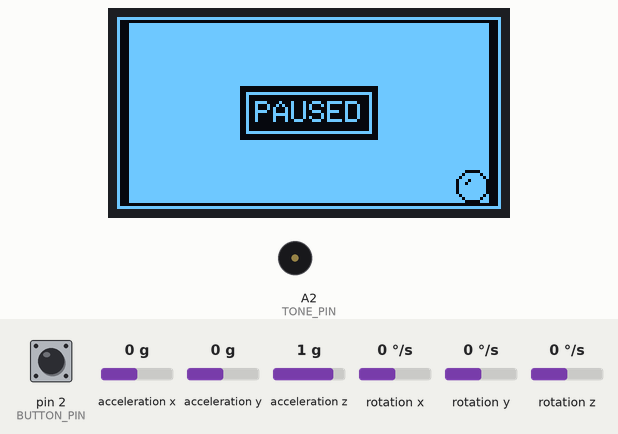
Simulated run of this program. Board: Arduino Uno, built with avr-gcc and run on an emulated ATmega328P. Parts: 128×64 one-colour display, buzzer (waves = sounding). The inputs (shaded band) are chosen by the test bench; at power-on: pin 2 (BUTTON_PIN) HIGH, acceleration z 1 g, acceleration x 0 g, acceleration y 0 g, rotation x 0 °/s, rotation y 0 °/s, rotation z 0 °/s. The display library's start-up logo is not drawn; random numbers use the default seed unless the program sets one.

Above: at 1.2 s.
1.3 s: pin 2 (BUTTON_PIN) pulled LOW for 0.15 s
At 1.68 s:
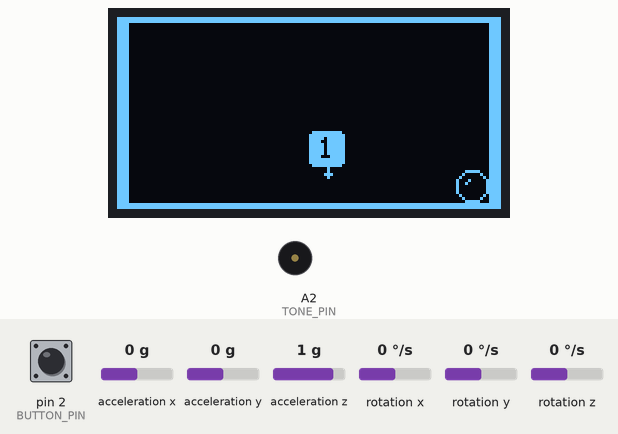
2.0 s: acceleration z set to -0.8 g
At 2.93 s:
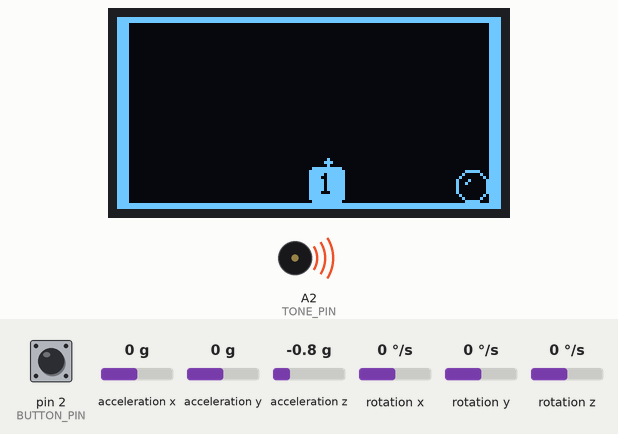
3.6 s: pin 2 (BUTTON_PIN) pulled LOW for 1 s
At 5.8 s:
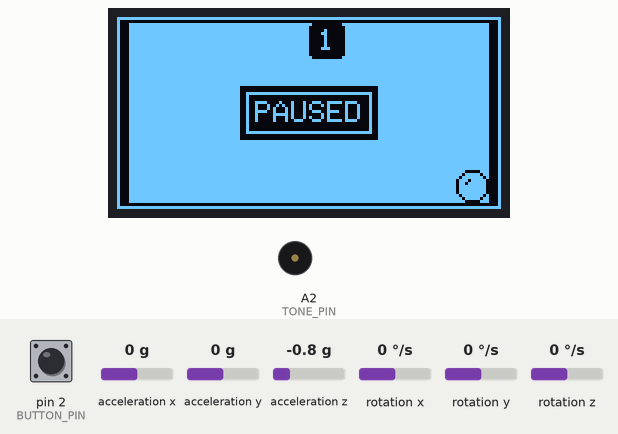
6.1 s: pin 2 (BUTTON_PIN) pulled LOW for 3.2 s
At 9.61 s:
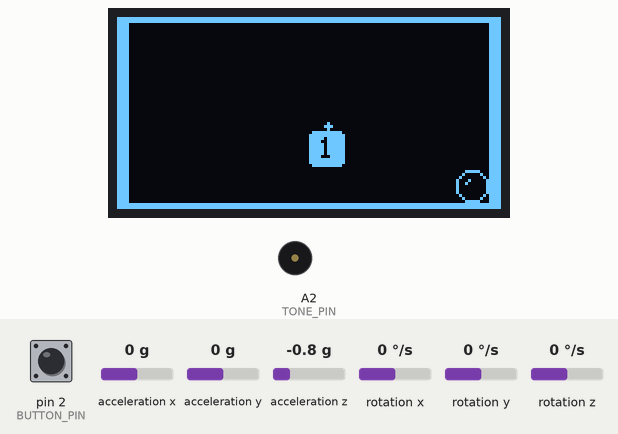
9.9 s: pin 2 (BUTTON_PIN) pulled LOW for 0.15 s
At 10.7 s:
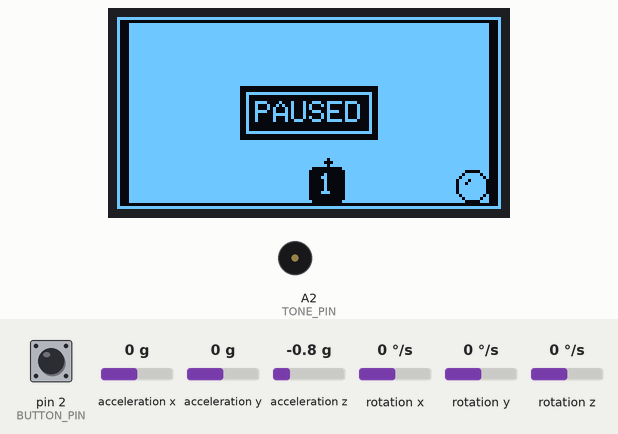
11.6 s: pin 2 (BUTTON_PIN) pulled LOW for 3.2 s
At 15.26 s:
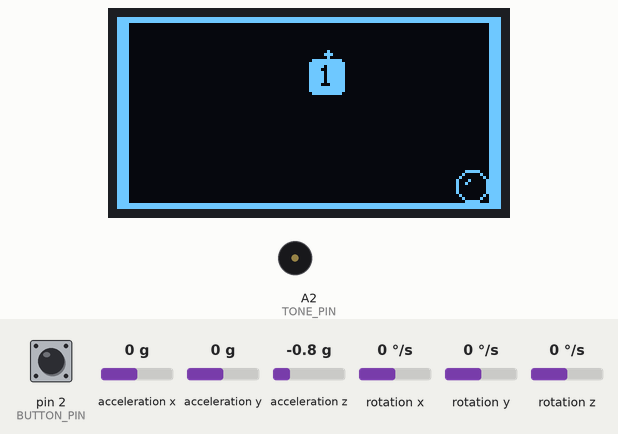
Timing chart, 0 to 16.4 s (numbered marks = the images above; inputs shaded):
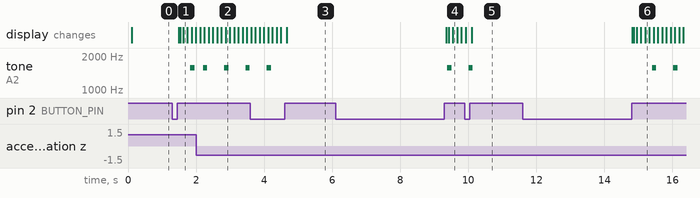

Measured:
- after the input at 1.3 s, tone on A2 (TONE_PIN): silent → 1568 Hz after 0.53 s, → silent 0.13 s later; the display: first changes after 0.19 s (image 1 shows a later state)
- after the input at 6.1 s, tone on A2 (TONE_PIN): silent → 1568 Hz after 3.3 s, → silent 0.13 s later; the display: first changes after 3.2 s (image 4 shows a later state)
- after the input at 11.6 s, tone on A2 (TONE_PIN): alternates 1568 Hz for 0.12 s and silent for 0.50 s, starting after 3.8 s; the display: first changes after 3.2 s (image 6 shows a later state)

The program:

main.cpp
```cpp
#include <Arduino.h>
#include "SnakeGame.h"
#include "pins.h"

RboyGame* pGame = NULL;

void setup() {
#ifdef DEBUG
  Serial.begin(9600);
#endif
  pGame = new SnakeGame();
  pGame->set_coordiation_direction(CD_DXLYBZ);
  pGame->attach_button(BUTTON_PIN);
  pGame->attach_tone(TONE_PIN);
  pGame->initialize();
}

void loop() {
  pGame->loop();
}
```

SnakeGame.h
```cpp
#ifndef __SNAKE_GAME_H
#define __SNAKE_GAME_H

#include "RboyGame.h"

class SnakeGame : public RboyGame {
private:
  const static uint8_t LEN = 50;
  uint8_t body[LEN] = {0};
  uint8_t body_len = 1;
  int8_t head_index = 0;

  uint8_t size;

  // // the values are 256 times of the real values
  // int16_t xh256t;
  // int16_t yh256t;
  uint8_t speed;
  uint8_t direction;
  unsigned long duration;

  int8_t x0;
  int8_t y0;

  uint8_t apple;

  volatile bool running = false;
  volatile bool over = false;

  uint8_t tm;

  uint8_t index(int8_t i);
  uint8_t random_position();
  void restart(bool pause);
  bool move(int16_t ax, int16_t ay, int16_t az, int16_t gx, int16_t gy, int16_t gz, unsigned long interval);
  void drop_apple();
  bool is_in_body(uint8_t data, uint8_t from=0);
  bool is_apple_aten(bool only_head=true);
  void get_speed_direction(int16_t ax, int16_t ay);
  bool is_dead();
  void draw();
  void draw_win();
  void draw_message();

protected:
  void post_init();
  void handle_button();
  void draw_frame(int16_t ax, int16_t ay, int16_t az, int16_t gx, int16_t gy, int16_t gz, unsigned long interval);
};

#endif
```

SnakeGame.cpp
```cpp
#include "SnakeGame.h"
#include "pitches.h"
#include <math.h>

// snake will not stop if defined KEEP_MOVING
#define _KEEP_MOVING
// snake will walk through the border if defined NO_BORDER
#define NO_BORDER
// snake cannot turn back, which means it will not die because of turning back if defined NO_BACK
#define NO_BACK

#define CELLW       12
#define CELLH       12

#define N_SPEED     1
#define H_SPEED     4
#define N_THRES     (M_PI / 12)
#define H_THRES     (M_PI / 6)
#define MOVE_THRES  1000000L

#define X(d)        ((int8_t)((d) >> 4))
#define Y(d)        ((int8_t)((d) & 0xf))
#define D(x, y)     ((uint8_t)(((x) << 4) | ((y) & 0xf)))
#define DATA(x, y)  D((x) / CELLW, (y) / CELLH)
#define CX(d)       (X(d) * CELLW)
#define CY(d)       (Y(d) * CELLH)

#define LEVEL_LEN 5

// melodies
const uint16_t win_freqs[] PROGMEM = { NOTE_G4, 5, NOTE_G4, 5, NOTE_G4, 5, NOTE_G4, NOTE_E4, NOTE_A4, NOTE_G4, END_TONE };
const uint16_t win_duratinos[] PROGMEM = {300, 1, 10, 1, 10, 1, 100, 100, 100, 300};
const uint16_t lose_freqs[] PROGMEM = { NOTE_G2, NOTE_F2, NOTE_E2, NOTE_D2, NOTE_C2, END_TONE };
const uint16_t lose_durations[] PROGMEM = { 400, 400, 400, 400, 400 };
const uint16_t lup_freqs[] PROGMEM = { NOTE_C4, NOTE_E4, NOTE_G4, NOTE_C5, END_TONE };
const uint16_t lup_durations[] PROGMEM = {10, 10, 10, 50};
const uint16_t eat_freqs[] PROGMEM = { NOTE_G3, NOTE_D3, END_TONE };
const uint16_t eat_durations[] PROGMEM = {100, 100};
const uint16_t through_freqs[] PROGMEM = {NOTE_G6, END_TONE};
const uint16_t through_durations[] PROGMEM = {50};

void SnakeGame::handle_button() {
  running = !running;
}

void SnakeGame::post_init() {
  randomSeed(analogRead(0));
  size = D(LCDW / CELLW, LCDH / CELLH);
  x0 = (LCDW % CELLW) >> 1;
  y0 = (LCDH % CELLH) >> 1;
  set_frame_rate(10);
  display.setTextWrap(false);

  tm = D((CELLW >> 1) - FONTW, (CELLH - FONTH) >> 1);
  restart(true);
}

uint8_t SnakeGame::random_position() {
  return D(random(X(size)), random(Y(size)));
}

void SnakeGame::restart(bool pause) {
  over = false;
  running = !pause;
  // xh256t = ((LCDW >> 2) + random(LCDW >> 1)) << 8;
  // yh256t = ((LCDH >> 2) + random(LCDH >> 1)) << 8;
  body_len = 1;
  head_index = 0;
  body[head_index] = D(X(size) >> 1, Y(size) >> 1);
  duration = 0;
  direction = random(4);
#ifdef KEEP_MOVING
  speed = N_SPEED;
#else
  speed = 0;
#endif
  drop_apple();
  if (Serial) {
    Serial.println(F("rs"));
    Serial.println(head_index);
    Serial.println(apple);
    Serial.println(size, HEX);
  }
}

uint8_t SnakeGame::index(int8_t i) {
  for (; i < 0; i+= LEN);
  for (; i >= LEN; i -= LEN);
  return i;
}

void SnakeGame::drop_apple() {
  if (body_len < LEN) {
    do {
      apple = random_position();
    } while(is_apple_aten(false));
  } else {
    // if there are full of snake, no place for apple.
    apple = D(-1, -1);
  }
}

bool SnakeGame::is_in_body(uint8_t data, uint8_t from) {
  uint8_t l = body_len;
  if (l == 2) {
    l = 3;
  }
  for (uint8_t i = from; i < l; i++) {
    uint8_t ii = index(head_index - i);
    if (body[ii] == data) {
      return true;
    }
  }
  return false;
}

bool SnakeGame::is_apple_aten(bool only_head) {
  return only_head ? body[head_index] == apple : is_in_body(apple);
}

void SnakeGame::get_speed_direction(int16_t ax, int16_t ay) {
  int16_t a = max(abs(ax), abs(ay));
  double rad = abs(asin(a / (double)0x4000));
  if (rad > N_THRES) {
    uint8_t t_direction = direction;
    if (abs(ax) > abs(ay)) {
      t_direction = ax > 0 ? 0b10 : 0b00;
    } else {
      t_direction = ay > 0 ? 0b11 : 0b01;
    }
    bool turning_back = false;
#ifdef NO_BACK
    if (body_len > 1) {
      uint8_t head = body[head_index];
      uint8_t neck = body[index(head_index - 1)];
      int8_t dx = X(head) - X(neck);
#ifdef NO_BORDER
      if (abs(dx) > 1) {
        dx = -dx;
      }
#endif
      int8_t dy = Y(head) - Y(neck);
#ifdef NO_BORDER
      if (abs(dy) > 1) {
        dy = -dy;
      }
#endif
      uint8_t d = (dy != 0) | (((dy > 0) | (dx > 0)) << 1);
      if (~((t_direction & 1) ^ (d & 1)) & ((t_direction >> 1) ^ (d >> 1))) {
        // longer than 1 and want turn back? no! restore the original direction
        tone(NOTE_A6, 5);
        t_direction = direction;
        turning_back = true;
      }
    }
#endif
    if (!turning_back) {
      direction = t_direction;
      speed = N_SPEED;
      if (rad > H_THRES) {
        speed = H_SPEED;
      }
    }
#ifndef KEEP_MOVING
  } else {
    speed = 0;
#endif
  }
}

bool SnakeGame::move(int16_t ax, int16_t ay, int16_t az, int16_t gx, int16_t gy, int16_t gz, unsigned long interval) {
  get_speed_direction(-ax, ay);
  bool moved = false;
  duration += interval;
  if (speed * duration > MOVE_THRES) {
    uint8_t data = body[head_index];
#ifdef NO_BORDER
    bool through = false;
#endif
    if (direction & 1) {
      // vertical
      int8_t y = Y(data) + ((direction >> 1) ? 1 : -1);
#ifdef NO_BORDER
      if (y < 0) {
        y = Y(size) - 1;
        through = true;
      }
      if (y >= Y(size)) {
        y = 0;
        through = true;
      }
#endif
      data = D(X(data), y);
    } else {
      // horizontal
      int8_t x = X(data) + ((direction >> 1) ? 1 : -1);
#ifdef NO_BORDER
      if (x < 0) {
        x = X(size) - 1;
        through = true;
      }
      if (x >= X(size)) {
        x = 0;
        through = true;
      }
#endif
      data = D(x, Y(data));
    }
#ifdef NO_BORDER
    if (through) {
      this->play_tones(through_freqs, through_durations, false);
    }
#endif
    head_index = index(head_index + 1);
    body[head_index] = data;
    moved = true;
    duration = 0;
  }

  return moved;
}

bool SnakeGame::is_dead() {
  int8_t x = X(body[head_index]);
  int8_t y = Y(body[head_index]);
  return x < 0 || x >= X(size) || y < 0 || y >= Y(size) || is_in_body(body[head_index], 1);
}

void SnakeGame::draw() {
  display.invertDisplay(!running);
  // draw walls
  display.fillRect(0, 0, LCDW, y0, WHITE);
  display.fillRect(0, 0, x0, LCDH, WHITE);
  display.fillRect(LCDW - x0, 0, x0, LCDH, WHITE);
  display.fillRect(0, LCDH - y0, LCDW, y0, WHITE);

  // draw direction
  uint8_t xd0 = CX(body[head_index]) + x0 + (CELLW >> 1);
  uint8_t yd0 = CY(body[head_index]) + y0 + (CELLH >> 1);
  uint8_t xd1 = xd0;
  uint8_t yd1 = yd0;
  uint8_t delta = 2;
  if (direction & 1) {
    yd1 += (direction >> 1) ? (CELLH >> 1) + delta : -((CELLH >> 1) + delta);
  } else {
    xd1 += (direction >> 1) ? (CELLW >> 1) + delta : -((CELLW >> 1) + delta);
  }
  display.drawLine(xd0, yd0, xd1, yd1, WHITE);
  display.drawPixel(xd1 - 1, yd1, WHITE);
  display.drawPixel(xd1 + 1, yd1, WHITE);
  display.drawPixel(xd1, yd1 - 1, WHITE);
  display.drawPixel(xd1, yd1 + 1, WHITE);

  // draw snake
  for (uint8_t i = 1; i <= body_len; i++) {
    uint8_t ii = index(head_index - (i - 1));
    uint8_t x = CX(body[ii]) + x0;
    uint8_t y = CY(body[ii]) + y0;
    display.fillRoundRect(x, y, CELLW, CELLH, 1, WHITE);
    display.setCursor(x + X(tm) + (i < 10 ? (FONTW >> 1) : 0), y + Y(tm));
    display.setTextColor(BLACK);
    display.setTextSize(1);
    display.print(i);
  }

  // draw apple
  uint8_t r = min(CELLW >> 1, CELLH >> 1);
  uint8_t xo = X(apple) * CELLW + x0 + r;
  uint8_t yo = Y(apple) * CELLH + y0 + r;
  display.drawCircle(xo, yo, r - 4, WHITE);
  display.fillRect(xo, yo - r, r, r << 1, BLACK);
  display.fillRect(xo - r, yo, r, r, BLACK);
  display.drawCircle(xo, yo, r - 1, WHITE);

  if (!running) {
    display.drawRect(0, 0, LCDW, LCDH, BLACK);
  }

  draw_message();
}

void SnakeGame::draw_message() {
  if (!running) {
    if (body_len >= LEN) {
      draw_win();
    } else {
      uint8_t font_size = 1;
      const char* msg = over ? "GAME OVER" : "PAUSED";
      uint8_t len = strlen(msg);
      uint8_t w = FONTW * font_size * len;
      uint8_t h = FONTH * font_size;
      uint8_t x = (LCDW - w) >> 1;
      uint8_t y = (LCDH - h) >> 1;
      display.fillRect(x - 5, y - 5, w + 10, h + 10, WHITE);
      display.drawRect(x - 3, y - 3, w + 6, h + 6, BLACK);
      display.setCursor(x, y);
      display.setTextColor(BLACK);
      display.setTextSize(font_size);
      display.print(msg);
    }
  }
}

void SnakeGame::draw_win() {
  static uint8_t full_size = 1;
  static uint8_t count = 0;
  if (body_len >= LEN && over) {
    const char* full_msg = "FULL!";
    uint8_t len = strlen(full_msg);
    uint8_t w = FONTW * full_size * len;
    uint8_t h = FONTH * full_size;
    uint8_t x = (LCDW - w) >> 1;
    uint8_t y = (LCDH - h) >> 1;
    display.fillRect(x - 5, y - 5, w + 10, h + 10, BLACK);
    display.drawRect(x - 3, y - 3, w + 6, h + 6, WHITE);
    display.setCursor(x, y);
    display.setTextColor(WHITE);
    display.setTextSize(full_size);
    display.print(full_msg);
    count++;
    if (count > 5) {
      count = 0;
      if (w + 10 < LCDW && h + 10 < LCDH) {
        full_size++;
      } else {
        full_size--;
      }
    }
  } else {
    full_size = 1;
    count = 0;
  }
}

void SnakeGame::draw_frame(int16_t ax, int16_t ay, int16_t az, int16_t gx, int16_t gy, int16_t gz, unsigned long interval) {
  if (!running) {
    draw();
    display.invertDisplay(!running);
  } else {
    if (over) {
      restart(false);
      need_to_redraw = true;
    }
    if (need_to_redraw) {
      draw();
    }
    bool moved = move(ax, ay, az, gx, gy, gz, interval);
    if (moved) {
      if (is_apple_aten(true)) {
        drop_apple();
        body_len++;
        if (body_len % LEVEL_LEN == 0) {
          play_tones(lup_freqs, lup_durations, false);
        } else {
          play_tones(eat_freqs, eat_durations, false);
        }
      }
      if (is_dead()) {
        running = false;
        over = true;
        if (body_len >= LEN) {
          play_tones(win_freqs, win_duratinos, false);
        } else {
          play_tones(lose_freqs, lose_durations, false);
        }
      }
    }
    need_to_redraw = true;
  }
}
```

pins.h
```cpp
#ifndef __PINS_H
#define __PINS_H
#include <Arduino.h>

#define BUTTON_PIN  2
#define TONE_PIN    A2

#endif
```
